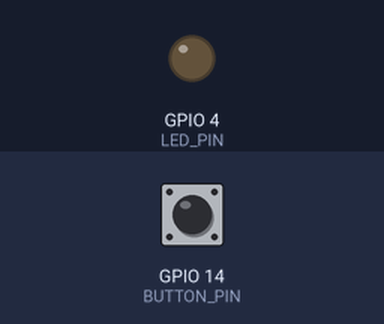
Simulated run of this sketch. Board: ESP32. Shown: output pins drawn as LEDs (lit = HIGH). Inputs (shaded band) come from the test bench; at power-on: GPIO 14 (BUTTON_PIN) HIGH. WiFi joins after 1.5 s; servers stay silent unless stated; uploads are accepted with an empty reply; the camera gives no picture; what the sketch prints to the serial monitor is not drawn.

Above: at 3.6 s.
3.7 s: GPIO 14 (BUTTON_PIN) pulled LOW for 0.15 s
At 3.82 s:
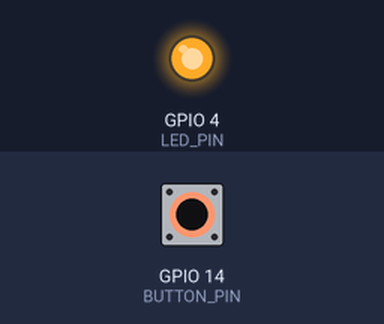
6.7 s: GPIO 14 (BUTTON_PIN) pulled LOW for 1 s
At 9.4 s:
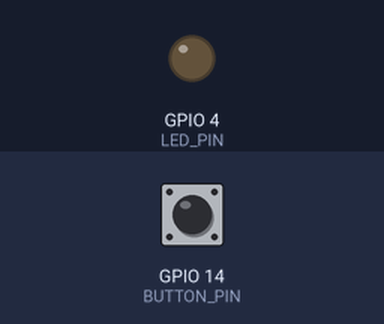
9.7 s: GPIO 14 (BUTTON_PIN) pulled LOW for 3.2 s
At 9.82 s:
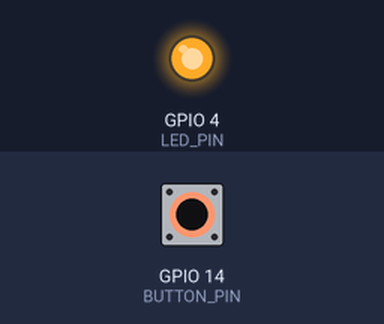
Timing chart, 0 to 12.9 s (numbered marks = the images above; inputs shaded):
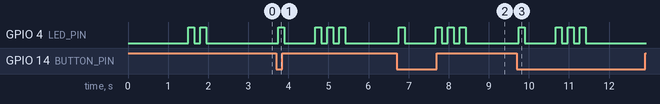

Measured:
- after the input at 3.7 s, GPIO 4 (LED_PIN): LOW → HIGH after 0.05 s, → LOW 0.15 s later, → HIGH 0.77 s later, → LOW 0.15 s later, … (8 changes in this stretch)
- after the input at 6.7 s, GPIO 4 (LED_PIN): LOW → HIGH after 0.05 s, → LOW 0.15 s later, → HIGH 0.77 s later, → LOW 0.15 s later, … (8 changes in this stretch)
- after the input at 9.7 s, GPIO 4 (LED_PIN): LOW → HIGH after 0.05 s, → LOW 0.15 s later, → HIGH 0.77 s later, → LOW 0.15 s later, … (8 changes in this stretch)

The sketch:

mnist_ESP32_cam.ino
```cpp
#include "esp_camera.h"
#include <WiFi.h>
#include <WebServer.h>
#include <HTTPClient.h>

// ====== CAMERA PINS (AI Thinker ESP32-CAM) ======
#define PWDN_GPIO_NUM     32
#define RESET_GPIO_NUM    -1
#define XCLK_GPIO_NUM      0
#define SIOD_GPIO_NUM     26
#define SIOC_GPIO_NUM     27
#define Y9_GPIO_NUM       35
#define Y8_GPIO_NUM       34
#define Y7_GPIO_NUM       39
#define Y6_GPIO_NUM       36
#define Y5_GPIO_NUM       21
#define Y4_GPIO_NUM       19
#define Y3_GPIO_NUM       18
#define Y2_GPIO_NUM        5
#define VSYNC_GPIO_NUM    25
#define HREF_GPIO_NUM     23
#define PCLK_GPIO_NUM     22

// ====== HARDWARE ======
#define LED_PIN    4
#define BUTTON_PIN 14

// ====== Clock frequency (MHz) ======
// OV2640 is rated to 20 MHz. Try 24 if you want to push for higher stream FPS.
// Do not exceed 24 — above that the sensor becomes unstable.
#define XCLK_FREQ_MHZ 24

// ====== WiFi ======
const char* ssid     = "your_SSID";
const char* password = "your_password";

// ====== FastAPI endpoint ======
const char* serverUrl = "http://192.168.0.158:8000/cleanup";

// ====== Servers ======
// Port 80  — /capture  (WebServer, non-blocking poll on Core 1)
// Port 81  — MJPEG stream (raw WiFiServer, FreeRTOS task on Core 0)
WebServer  captureServer(80);
WiFiServer streamServer(81);

// ====== Stream task state ======
WiFiClient   activeStreamClient;
TaskHandle_t streamTaskHandle = NULL;

// ======================================================
//  LED helper
// ======================================================
void blinkLED(int count) {
    for (int i = 0; i < count; i++) {
        digitalWrite(LED_PIN, HIGH); delay(150);
        digitalWrite(LED_PIN, LOW);  delay(150);
    }
}

// ======================================================
//  MJPEG stream task — pinned to Core 0
//  Reads from the global `activeStreamClient`.
//  Core 1 (loop) does not touch this client while
//  streamTaskHandle != NULL.
// ======================================================
void streamTask(void* pvParameters) {
    WiFiClient& client = activeStreamClient;
    char partHeader[128];

    // Wait up to 3 s for the browser's HTTP GET to arrive
    unsigned long deadline = millis() + 3000;
    while (client.connected() && !client.available()) {
        if (millis() > deadline) {
            client.stop();
            streamTaskHandle = NULL;
            vTaskDelete(NULL);
            return;
        }
        vTaskDelay(pdMS_TO_TICKS(1));
    }
    // Drain the request headers (not needed)
    while (client.available()) client.read();

    // HTTP + MJPEG response
    client.print(
        "HTTP/1.1 200 OK\r\n"
        "Content-Type: multipart/x-mixed-replace; boundary=frame\r\n"
        "Access-Control-Allow-Origin: *\r\n"
        "Connection: keep-alive\r\n"
        "\r\n"
    );

    while (client.connected()) {
        camera_fb_t* fb = esp_camera_fb_get();
        if (!fb) {
            vTaskDelay(pdMS_TO_TICKS(10));
            continue;
        }

        size_t hlen = snprintf(partHeader, sizeof(partHeader),
            "--frame\r\n"
            "Content-Type: image/jpeg\r\n"
            "Content-Length: %u\r\n"
            "\r\n",
            (unsigned)fb->len
        );

        client.write((const uint8_t*)partHeader, hlen);
        client.write(fb->buf, fb->len);
        client.write((const uint8_t*)"\r\n", 2);

        esp_camera_fb_return(fb);
        vTaskDelay(pdMS_TO_TICKS(1));  // yield; no artificial FPS cap
    }

    client.stop();
    streamTaskHandle = NULL;
    vTaskDelete(NULL);
}

// ======================================================
//  Capture at 96×96 and POST raw JPEG to FastAPI
//
//  Why switch frame size?
//  The stream runs at QVGA (320×240) for a comfortable
//  preview. For the actual capture we switch down to
//  96×96 so the digit fills the whole frame, giving the
//  model a tighter, cleaner crop before it preprocesses
//  to 28×28. The UI already disconnects the stream
//  (img.src="") before calling /capture, so the 200 ms
//  stabilisation delay is also enough time for the stream
//  task to detect the disconnect and exit cleanly.
// ======================================================
String capture_and_send() {
    sensor_t* s = esp_camera_sensor_get();

    // Switch sensor to 96×96
    s->set_framesize(s, FRAMESIZE_96X96);
    delay(200);  // stabilise + let stream task exit

    // Discard one frame — likely a QVGA leftover in the buffer
    camera_fb_t* stale = esp_camera_fb_get();
    if (stale) esp_camera_fb_return(stale);

    camera_fb_t* fb = esp_camera_fb_get();
    if (!fb) {
        s->set_framesize(s, FRAMESIZE_QVGA);  // restore before returning
        blinkLED(5);
        return "{\"digit\": -1}";
    }

    HTTPClient http;
    http.begin(serverUrl);
    http.addHeader("Content-Type", "application/octet-stream");

    int    code     = http.POST(fb->buf, fb->len);
    String response = (code > 0) ? http.getString() : "{\"digit\": -1}";

    http.end();
    esp_camera_fb_return(fb);

    // Restore QVGA for stream preview
    s->set_framesize(s, FRAMESIZE_QVGA);
    delay(100);

    return response;
}

// ====== /capture HTTP handler ======
void handleCapture() {
    blinkLED(1);
    String result = capture_and_send();
    blinkLED(3);
    captureServer.send(200, "application/json", result);
}

// ======================================================
//  Setup
// ======================================================
void setup() {
    Serial.begin(115200);
    Serial.setDebugOutput(true);
    Serial.println();

    pinMode(LED_PIN,    OUTPUT);
    pinMode(BUTTON_PIN, INPUT_PULLUP);  // LOW = pressed (button connects to GND)

    // WiFi — disable modem sleep for lower stream latency
    WiFi.begin(ssid, password);
    WiFi.setSleep(false);
    Serial.print("Connecting");
    while (WiFi.status() != WL_CONNECTED) { delay(500); Serial.print("."); }
    Serial.println("\nConnected!");
    Serial.printf("  Stream:  http://%s:81\n",      WiFi.localIP().toString().c_str());
    Serial.printf("  Capture: http://%s/capture\n", WiFi.localIP().toString().c_str());
    blinkLED(2);

    // Camera config
    camera_config_t config;
    config.ledc_channel = LEDC_CHANNEL_0;
    config.ledc_timer   = LEDC_TIMER_0;
    config.pin_d0 = Y2_GPIO_NUM;  config.pin_d1 = Y3_GPIO_NUM;
    config.pin_d2 = Y4_GPIO_NUM;  config.pin_d3 = Y5_GPIO_NUM;
    config.pin_d4 = Y6_GPIO_NUM;  config.pin_d5 = Y7_GPIO_NUM;
    config.pin_d6 = Y8_GPIO_NUM;  config.pin_d7 = Y9_GPIO_NUM;
    config.pin_xclk     = XCLK_GPIO_NUM;
    config.pin_pclk     = PCLK_GPIO_NUM;
    config.pin_vsync    = VSYNC_GPIO_NUM;
    config.pin_href     = HREF_GPIO_NUM;
    config.pin_sccb_sda = SIOD_GPIO_NUM;
    config.pin_sccb_scl = SIOC_GPIO_NUM;
    config.pin_pwdn     = PWDN_GPIO_NUM;
    config.pin_reset    = RESET_GPIO_NUM;

    config.xclk_freq_hz = XCLK_FREQ_MHZ * 1000000;  // set in MHz above
    config.pixel_format = PIXFORMAT_JPEG;
    config.grab_mode    = CAMERA_GRAB_LATEST;  // always grab freshest frame

    if (psramFound()) {
        Serial.println("PSRAM found — high quality mode");
        config.frame_size   = FRAMESIZE_UXGA;  // init large; downscaled below
        config.jpeg_quality = 10;
        config.fb_count     = 2;               // double-buffer in PSRAM
        config.fb_location  = CAMERA_FB_IN_PSRAM;
    } else {
        Serial.println("No PSRAM — SVGA fallback");
        config.frame_size   = FRAMESIZE_SVGA;
        config.jpeg_quality = 12;
        config.fb_count     = 1;
        config.fb_location  = CAMERA_FB_IN_DRAM;
    }

    if (esp_camera_init(&config) != ESP_OK) {
        Serial.println("Camera init failed!");
        blinkLED(6);
        return;
    }

    // Sensor tuning for handwriting on white paper
    sensor_t* s = esp_camera_sensor_get();
    s->set_framesize(s,  FRAMESIZE_QVGA);  // 320×240 stream preview
    s->set_quality(s,    12);
    s->set_brightness(s,  1);   // slightly brighter for indoor light
    s->set_contrast(s,    2);   // high contrast → sharper digit edges
    s->set_saturation(s, -2);   // near-grayscale, matches MNIST input
    s->set_sharpness(s,   2);   // crispens pen strokes

    captureServer.on("/capture", HTTP_GET, handleCapture);
    captureServer.begin();

    streamServer.begin();
    streamServer.setNoDelay(true);  // disable Nagle → lower frame latency

    Serial.println("Ready.");
}

// ======================================================
//  Loop — Core 1
// ======================================================
void loop() {
    // ---- Physical button: trigger capture with debounce ----
    if (digitalRead(BUTTON_PIN) == LOW) {
        delay(50);                               // debounce pause
        if (digitalRead(BUTTON_PIN) == LOW) {    // still pressed → real press
            Serial.println("Button — capturing");
            blinkLED(1);
            String result = capture_and_send();
            Serial.println(result);
            blinkLED(3);
            while (digitalRead(BUTTON_PIN) == LOW) delay(10);  // wait for release
        }
    }

    // ---- Accept new stream client on port 81 ----
    if (streamServer.hasClient()) {
        if (streamTaskHandle != NULL) {
            // Already streaming — reject the new connection
            WiFiClient rejected = streamServer.accept();
            rejected.stop();
        } else {
            activeStreamClient = streamServer.accept();
            activeStreamClient.setNoDelay(true);
            xTaskCreatePinnedToCore(
                streamTask, "CamStream", 4096, NULL,
                5, &streamTaskHandle, 0  // Core 0
            );
        }
    }

    captureServer.handleClient();
    delay(1);  // yield to FreeRTOS scheduler
}
```
